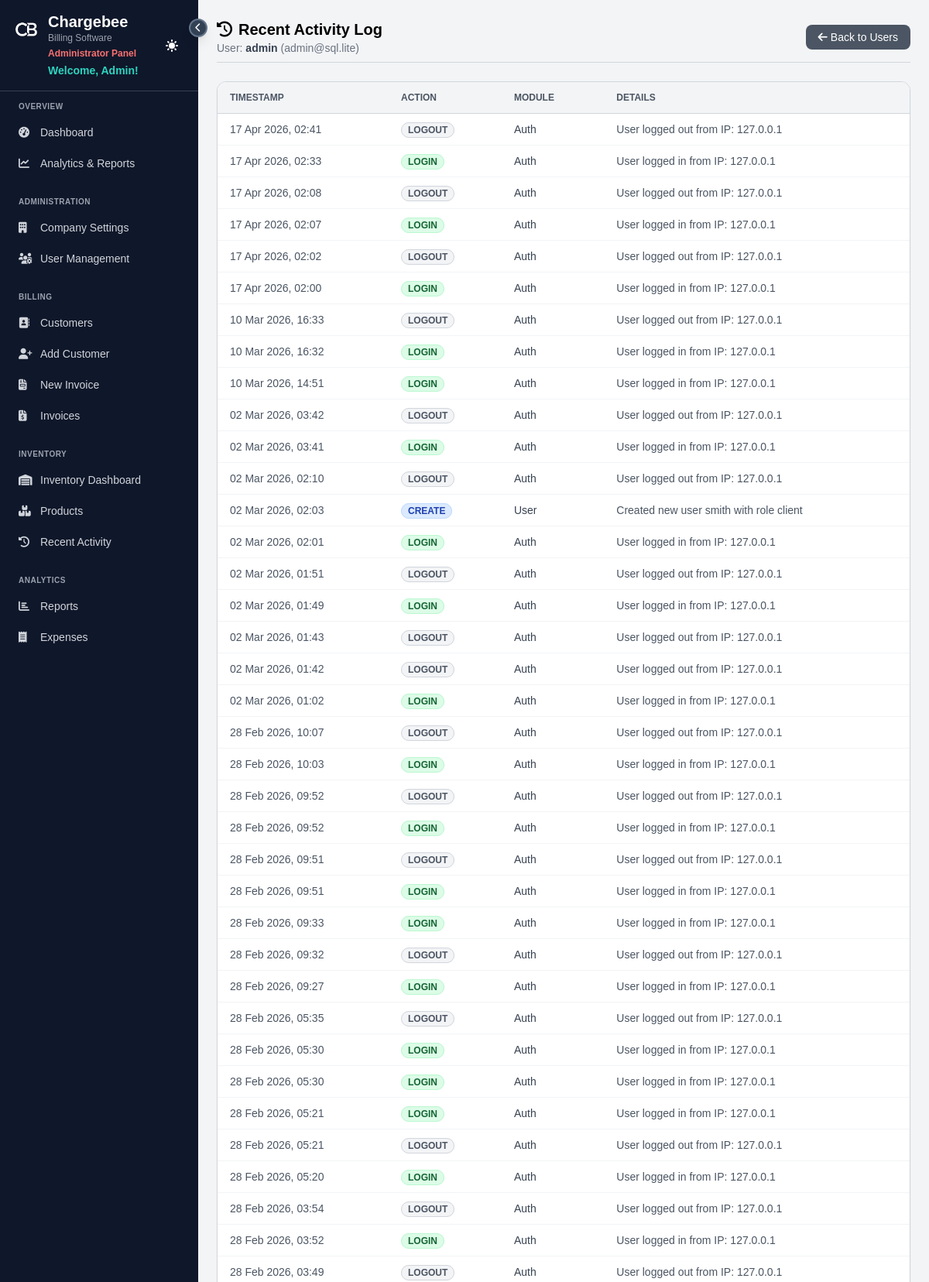
/admin-panel/users/19/activity/ (signed in, upper part), run on the app's committed database.
### BillingSystem/billing/models.py (models this page shows, shortened)
class ActivityLog(models.Model):
    ACTION_CHOICES = [
        ('CREATE', 'Create'),
        ('UPDATE', 'Update'),
        ('DELETE', 'Delete'),
        ('VIEW', 'View'),
        ('LOGIN', 'Login'),
        ('LOGOUT', 'Logout'),
    ]
    user = models.ForeignKey('auth.User', on_delete=models.SET_NULL, null=True, related_name='activity_logs')
    action = models.CharField(max_length=20, choices=ACTION_CHOICES)
    model_name = models.CharField(max_length=100)
    object_id = models.IntegerField(null=True, blank=True)
    object_repr = models.CharField(max_length=200, blank=True)
    timestamp = models.DateTimeField(auto_now_add=True)
    details = models.TextField(blank=True)
    class Meta:
        ordering = ['-timestamp']

### BillingSystem/billing/views.py (the view)
# urls.py: path('admin-panel/users/<int:pk>/activity/', UserActivityView.as_view(), name='user_activity'),
class UserActivityView(LoginRequiredMixin, TemplateView):
    template_name = 'admin_panel/user_activity_log.html'
    def dispatch(self, request, *args, **kwargs):
        if get_user_role_level(request.user) < 2:
            return redirect('dashboard')
        return super().dispatch(request, *args, **kwargs)
    def get_context_data(self, **kwargs):
        context = super().get_context_data(**kwargs)
        user_id = self.kwargs.get('pk')
        target_user = get_object_or_404(User, pk=user_id)
        context['target_user'] = target_user
        context['activities'] = ActivityLog.objects.filter(user=target_user).order_by('-timestamp')
        return context

### BillingSystem/billing/utils.py (called while the page is built)
def get_user_role_level(user):
    try:
        return user.role.role_level
    except:
        if user.is_superuser or user.is_staff:
            return 2
        return 1

### templates/admin_panel/user_activity_log.html (shortened to what this page needs)
{% extends 'general/base.html' %}
{% block content %}
<div class="flex justify-between items-center mb-6 pb-2 border-b border-gray-300 page-header-sticky">
    <div>
        <h2 class="text-xl font-bold"><i class="fas fa-history mr-2"></i>Recent Activity Log</h2>
        <div class="text-sm text-gray-500">User: <span class="font-semibold text-gray-700">{{ target_user.username }}</span> ({{ target_user.email }})</div>
    </div>
    <a href="{% url 'user_management' %}" class="bg-gray-600 hover:bg-gray-700 text-white px-4 py-1.5 text-sm rounded-lg"><i class="fas fa-arrow-left mr-1"></i>Back to Users</a>
</div>
<div class="bg-white border border-gray-300 rounded-xl overflow-hidden shadow-sm">
    <table class="w-full border-collapse">
        <thead>
            <tr class="bg-gray-100 border-b border-gray-300 text-xs uppercase text-gray-600">
                <th class="text-left px-4 py-3">Timestamp</th>
                <th class="text-left px-4 py-3">Action</th>
                <th class="text-left px-4 py-3">Module</th>
                <th class="text-left px-4 py-3">Details</th>
            </tr>
        </thead>
        <tbody>
            {% for log in activities %}
            <tr class="border-b border-gray-100 hover:bg-gray-50 text-sm">
                <td class="px-4 py-2.5 text-gray-600">{{ log.timestamp|date:"d M Y, H:i" }}</td>
                <td class="px-4 py-2.5">
                    {% if log.action == 'LOGIN' %}
                    <span class="bg-green-100 text-green-800 px-2 py-0.5 rounded-full text-xs font-semibold border border-green-200">LOGIN</span>
                    {% elif log.action == 'LOGOUT' %}
                    <span class="bg-gray-100 text-gray-600 px-2 py-0.5 rounded-full text-xs font-semibold border border-gray-300">LOGOUT</span>
                    {% elif log.action == 'DELETE' %}
                    <span class="bg-red-100 text-red-800 px-2 py-0.5 rounded-full text-xs font-semibold border border-red-200">DELETE</span>
                    {% elif log.action == 'CREATE' %}
                    <span class="bg-blue-100 text-blue-800 px-2 py-0.5 rounded-full text-xs font-semibold border border-blue-200">CREATE</span>
                    {% else %}
                    <span class="bg-indigo-50 text-indigo-600 px-2 py-0.5 rounded-full text-xs font-semibold border border-indigo-100">{{ log.action }}</span>
                    {% endif %}
                </td>
                <td class="px-4 py-2.5 font-medium text-gray-700">{{ log.model_name }}</td>
                <td class="px-4 py-2.5 text-gray-600">
                    {% if log.details %}
                    {{ log.details }}
                    {% else %}
                    {{ log.object_repr }}
                    {% endif %}
                </td>
            </tr>
            {% empty %}
            <tr>
                <td colspan="4" class="px-4 py-12 text-center text-gray-500 bg-gray-50">
                    <div class="mb-2">No activity recorded for this user yet.</div>
                </td>
            </tr>
            {% endfor %}
        </tbody>
    </table>
</div>
{% endblock %}

### templates/general/base.html (shortened to what this page needs)
{% load static %}
<!DOCTYPE html>
<html lang="en">
<head>
    <script src="https://cdn.tailwindcss.com"></script>
    <link rel="stylesheet" href="{% static 'css/main.css' %}">
    <link rel="stylesheet" href="https://cdnjs.cloudflare.com/ajax/libs/font-awesome/6.4.0/css/all.min.css">
</head>
<body class="bg-gray-100 h-screen overflow-hidden">
    <div class="flex h-screen">
        <aside id="sidebar" class="{% if user.role.role == 'client' %}bg-indigo-950{% else %}bg-slate-900{% endif %} text-white flex flex-col relative z-50">
            <button id="toggleSidebar" onclick="toggleSidebar()" class="absolute -right-3 top-6 z-50 bg-slate-700 hover:bg-slate-600 text-white w-6 h-6 rounded-full flex items-center justify-center shadow-lg border-2 border-slate-500" title="Toggle Sidebar">
                <i class="fas fa-chevron-left text-xs"></i>
            </button>
            <div class="p-4 border-b border-gray-700 flex justify-between items-center">
                <div class="sidebar-header-content">
                    <a href="{% url 'dashboard' %}" class="hover:opacity-80 transition-opacity flex items-center gap-2.5">
                        <img src="{% static 'favicon.png' %}" alt="CB Logo" class="w-9 h-9 rounded-lg">
                        <div>
                            <h1 class="text-xl font-bold leading-tight">Chargebee</h1>
                            <p class="text-xs text-gray-400">Billing Software</p>
                        </div>
                    </a>
                    <div class="pl-[46px]">
                        {% if user.role.role == 'client' %}
                        <p class="text-xs text-sky-300 font-medium mt-1" style="font-weight: bold;">Client Panel</p>
                        {% elif user.is_superuser %}
                        <p class="text-xs text-red-400 font-medium mt-1" style="font-weight: bold;">Administrator Panel</p>
                        {% endif %}
                        <p class="text-sm text-teal-400 mt-1 font-semibold">Welcome, {{ user.username|title }}!</p>
                    </div>
                </div>
                <div class="sidebar-header-content">
                    <button onclick="toggleTheme()" class="p-2 hover:bg-gray-700 rounded-lg" title="Toggle Theme">
                    </button>
                </div>
            </div>
            <nav class="flex-1 p-3 overflow-y-auto">
                <div class="mb-6">
                    <p class="px-3 text-[10px] font-bold text-gray-400 uppercase tracking-wider mb-2 sidebar-section-title">Overview</p>
                    <a href="{% url 'dashboard' %}" data-tooltip="Dashboard" class="flex items-center px-3 py-2 text-sm {% if request.resolver_match.url_name == 'dashboard' %}bg-gray-700 text-white rounded-lg{% else %}text-gray-300 hover:bg-gray-700 hover:text-white rounded-lg{% endif %}"><i class="fas fa-tachometer-alt w-5 mr-2"></i><span class="sidebar-text">Dashboard</span></a>
                    {% if user.role.role != 'client' %}<a href="{% url 'admin_panel' %}" data-tooltip="Analytics & Reports" class="flex items-center px-3 py-2 text-sm mt-1 {% if request.resolver_match.url_name == 'admin_panel' %}bg-gray-700 text-white rounded-lg{% else %}text-gray-300 hover:bg-gray-700 hover:text-white rounded-lg{% endif %}"><i class="fas fa-chart-line w-5 mr-2"></i><span class="sidebar-text">Analytics & Reports</span></a>{% endif %}
                </div>
                {% if user.is_superuser %}
                <div class="mb-6">
                    <p class="px-3 text-[10px] font-bold text-gray-400 uppercase tracking-wider mb-2 sidebar-section-title">Administration</p>
                    <a href="{% url 'company_settings' %}" data-tooltip="Company Settings" class="flex items-center px-3 py-2 text-sm mt-1 {% if request.resolver_match.url_name == 'company_settings' %}bg-gray-700 text-white rounded-lg{% else %}text-gray-300 hover:bg-gray-700 hover:text-white rounded-lg{% endif %}"><i class="fas fa-building w-5 mr-2"></i><span class="sidebar-text">Company Settings</span></a>
                    <a href="{% url 'user_management' %}" data-tooltip="User Management" class="flex items-center px-3 py-2 text-sm mt-1 {% if request.resolver_match.url_name in 'user_management,user_create,user_update' %}bg-gray-700 text-white rounded-lg{% else %}text-gray-300 hover:bg-gray-700 hover:text-white rounded-lg{% endif %}"><i class="fas fa-users-cog w-5 mr-2"></i><span class="sidebar-text">User Management</span></a>
                </div>
                {% endif %}
                <div class="mb-6">
                    <p class="px-3 text-[10px] font-bold text-gray-400 uppercase tracking-wider mb-2 sidebar-section-title">Billing</p>
                    {% if not user.role.role == 'client' %}
                    <a href="{% url 'customer_list' %}" data-tooltip="Customers" class="flex items-center px-3 py-2 text-sm mt-1 {% if request.resolver_match.url_name == 'customer_list' %}bg-gray-700 text-white rounded-lg{% else %}text-gray-300 hover:bg-gray-700 hover:text-white rounded-lg{% endif %}"><i class="fas fa-address-book w-5 mr-2"></i><span class="sidebar-text">Customers</span></a>
                    <a href="{% url 'customer_create' %}" data-tooltip="Add Customer" class="flex items-center px-3 py-2 text-sm mt-1 {% if request.resolver_match.url_name == 'customer_create' %}bg-gray-700 text-white rounded-lg{% else %}text-gray-300 hover:bg-gray-700 hover:text-white rounded-lg{% endif %}"><i class="fas fa-user-plus w-5 mr-2"></i><span class="sidebar-text">Add Customer</span></a>
                    <a href="{% url 'invoice_create' %}" data-tooltip="New Invoice" class="flex items-center px-3 py-2 text-sm mt-1 {% if request.resolver_match.url_name == 'invoice_create' %}bg-gray-700 text-white rounded-lg{% else %}text-gray-300 hover:bg-gray-700 hover:text-white rounded-lg{% endif %}"><i class="fas fa-file-invoice w-5 mr-2"></i><span class="sidebar-text">New Invoice</span></a>
                    {% endif %}
                    <a href="{% url 'invoice_list' %}" data-tooltip="Invoices" class="flex items-center px-3 py-2 text-sm mt-1 {% if 'invoices' in request.path and request.resolver_match.url_name != 'invoice_create' %}bg-gray-700 text-white rounded-lg{% else %}text-gray-300 hover:bg-gray-700 hover:text-white rounded-lg{% endif %}"><i class="fas fa-file-invoice-dollar w-5 mr-2"></i><span class="sidebar-text">Invoices</span></a>
                </div>
                <div class="mb-6">
                    <p class="px-3 text-[10px] font-bold text-gray-400 uppercase tracking-wider mb-2 sidebar-section-title">Inventory</p>
                    {% if not user.role.role == 'client' %}
                    <a href="{% url 'inventory_dashboard' %}" data-tooltip="Inventory Dashboard" class="flex items-center px-3 py-2 text-sm mt-1 {% if request.resolver_match.url_name == 'inventory_dashboard' %}bg-gray-700 text-white rounded-lg{% else %}text-gray-300 hover:bg-gray-700 hover:text-white rounded-lg{% endif %}"><i class="fas fa-warehouse w-5 mr-2"></i><span class="sidebar-text">Inventory Dashboard</span></a>
                    {% endif %}
                    <a href="{% url 'product_list' %}" data-tooltip="Products" class="flex items-center px-3 py-2 text-sm mt-1 {% if 'products' in request.path %}bg-gray-700 text-white rounded-lg{% else %}text-gray-300 hover:bg-gray-700 hover:text-white rounded-lg{% endif %}"><i class="fas fa-boxes w-5 mr-2"></i><span class="sidebar-text">Products</span></a>
                    {% if not user.role.role == 'client' %}
                    <a href="{% url 'recent_activity' %}" data-tooltip="Recent Activity" class="flex items-center px-3 py-2 text-sm mt-1 {% if request.resolver_match.url_name == 'recent_activity' %}bg-gray-700 text-white rounded-lg{% else %}text-gray-300 hover:bg-gray-700 hover:text-white rounded-lg{% endif %}"><i class="fas fa-history w-5 mr-2"></i><span class="sidebar-text">Recent Activity</span></a>
                    {% endif %}
                </div>
                {% if not user.role.role == 'client' %}
                <div class="mb-6">
                    <p class="px-3 text-[10px] font-bold text-gray-400 uppercase tracking-wider mb-2 sidebar-section-title">Analytics</p>
                    <a href="{% url 'reports' %}" data-tooltip="Reports" class="flex items-center px-3 py-2 text-sm mt-1 {% if request.resolver_match.url_name == 'reports' %}bg-gray-700 text-white rounded-lg{% else %}text-gray-300 hover:bg-gray-700 hover:text-white rounded-lg{% endif %}"><i class="fas fa-chart-bar w-5 mr-2"></i><span class="sidebar-text">Reports</span></a>
                    <a href="{% url 'expense_list' %}" data-tooltip="Expenses" class="flex items-center px-3 py-2 text-sm mt-1 {% if 'expenses' in request.path %}bg-gray-700 text-white rounded-lg{% else %}text-gray-300 hover:bg-gray-700 hover:text-white rounded-lg{% endif %}"><i class="fas fa-receipt w-5 mr-2"></i><span class="sidebar-text">Expenses</span></a>
                </div>
                {% endif %}
            </nav>
        </aside>
        <main class="flex-1 overflow-y-auto">
            <div class="p-6">
                {% block content %}
                {% endblock %}
            </div>
        </main>
    </div>
</body>
</html>

### static/css/main.css (style rules this page uses)
body { font-family: Arial, sans-serif; font-size: 13px; }
table { font-size: 12px; }
.page-header-sticky { position: sticky; top: 0; z-index: 40; background-color: #f3f4f6; margin-top: -1.5rem; padding-top: 1.5rem; }

### templates/general/base.html (style rules this page uses)
body { transition: background-color 0.3s ease, color 0.3s ease; }
#sidebar { width: 256px; min-width: 256px; transition: width 0.3s cubic-bezier(0.4, 0, 0.2, 1), min-width 0.3s cubic-bezier(0.4, 0, 0.2, 1); }
#sidebar .sidebar-text { opacity: 1; transition: opacity 0.2s ease 0.1s; white-space: nowrap; }
#sidebar .sidebar-header-content { opacity: 1; visibility: visible; transition: opacity 0.2s ease 0.1s, visibility 0s linear 0s; white-space: nowrap; overflow: hidden; }
#sidebar .sidebar-section-title { opacity: 1; transition: opacity 0.2s ease 0.1s; white-space: nowrap; overflow: hidden; }
#toggleSidebar { transition: transform 0.3s ease; }

### data on the page
ActivityLog: timestamp "17 Apr 2026, 02:41", action "LOGOUT", model_name "Auth", details "User logged out from IP: 127.0.0.1"
ActivityLog: timestamp "17 Apr 2026, 02:33", action "LOGIN", model_name "Auth", details "User logged in from IP: 127.0.0.1"
ActivityLog: timestamp "17 Apr 2026, 02:08", action "LOGOUT", model_name "Auth", details "User logged out from IP: 127.0.0.1"
ActivityLog: timestamp "17 Apr 2026, 02:07", action "LOGIN", model_name "Auth", details "User logged in from IP: 127.0.0.1"
ActivityLog: timestamp "17 Apr 2026, 02:02", action "LOGOUT", model_name "Auth", details "User logged out from IP: 127.0.0.1"
ActivityLog: timestamp "17 Apr 2026, 02:00", action "LOGIN", model_name "Auth", details "User logged in from IP: 127.0.0.1"
ActivityLog: timestamp "10 Mar 2026, 16:33", action "LOGOUT", model_name "Auth", details "User logged out from IP: 127.0.0.1"
ActivityLog: timestamp "10 Mar 2026, 16:32", action "LOGIN", model_name "Auth", details "User logged in from IP: 127.0.0.1"
ActivityLog: timestamp "10 Mar 2026, 14:51", action "LOGIN", model_name "Auth", details "User logged in from IP: 127.0.0.1"
ActivityLog: timestamp "02 Mar 2026, 03:42", action "LOGOUT", model_name "Auth", details "User logged out from IP: 127.0.0.1"
ActivityLog: timestamp "02 Mar 2026, 03:41", action "LOGIN", model_name "Auth", details "User logged in from IP: 127.0.0.1"
ActivityLog: timestamp "02 Mar 2026, 02:10", action "LOGOUT", model_name "Auth", details "User logged out from IP: 127.0.0.1"
ActivityLog: timestamp "02 Mar 2026, 02:03", action "CREATE", model_name "User", details "Created new user smith with role client"
ActivityLog: timestamp "02 Mar 2026, 02:01", action "LOGIN", model_name "Auth", details "User logged in from IP: 127.0.0.1"
ActivityLog: timestamp "02 Mar 2026, 01:51", action "LOGOUT", model_name "Auth", details "User logged out from IP: 127.0.0.1"
ActivityLog: timestamp "02 Mar 2026, 01:49", action "LOGIN", model_name "Auth", details "User logged in from IP: 127.0.0.1"
ActivityLog: timestamp "02 Mar 2026, 01:43", action "LOGOUT", model_name "Auth", details "User logged out from IP: 127.0.0.1"
ActivityLog: timestamp "02 Mar 2026, 01:42", action "LOGOUT", model_name "Auth", details "User logged out from IP: 127.0.0.1"
ActivityLog: timestamp "02 Mar 2026, 01:02", action "LOGIN", model_name "Auth", details "User logged in from IP: 127.0.0.1"
ActivityLog: timestamp "28 Feb 2026, 10:07", action "LOGOUT", model_name "Auth", details "User logged out from IP: 127.0.0.1"
ActivityLog: timestamp "28 Feb 2026, 10:03", action "LOGIN", model_name "Auth", details "User logged in from IP: 127.0.0.1"
ActivityLog: timestamp "28 Feb 2026, 09:52", action "LOGOUT", model_name "Auth", details "User logged out from IP: 127.0.0.1"
ActivityLog: timestamp "28 Feb 2026, 09:52", action "LOGIN", model_name "Auth", details "User logged in from IP: 127.0.0.1"
ActivityLog: timestamp "28 Feb 2026, 09:51", action "LOGOUT", model_name "Auth", details "User logged out from IP: 127.0.0.1"
ActivityLog: timestamp "28 Feb 2026, 09:51", action "LOGIN", model_name "Auth", details "User logged in from IP: 127.0.0.1"
ActivityLog: timestamp "28 Feb 2026, 09:33", action "LOGIN", model_name "Auth", details "User logged in from IP: 127.0.0.1"
ActivityLog: timestamp "28 Feb 2026, 09:32", action "LOGOUT", model_name "Auth", details "User logged out from IP: 127.0.0.1"
ActivityLog: timestamp "28 Feb 2026, 09:27", action "LOGIN", model_name "Auth", details "User logged in from IP: 127.0.0.1"
ActivityLog: timestamp "28 Feb 2026, 05:35", action "LOGOUT", model_name "Auth", details "User logged out from IP: 127.0.0.1"
ActivityLog: timestamp "28 Feb 2026, 05:30", action "LOGIN", model_name "Auth", details "User logged in from IP: 127.0.0.1"
ActivityLog: timestamp "28 Feb 2026, 05:30", action "LOGIN", model_name "Auth", details "User logged in from IP: 127.0.0.1"
ActivityLog: timestamp "28 Feb 2026, 05:21", action "LOGIN", model_name "Auth", details "User logged in from IP: 127.0.0.1"
ActivityLog: timestamp "28 Feb 2026, 05:21", action "LOGOUT", model_name "Auth", details "User logged out from IP: 127.0.0.1"
ActivityLog: timestamp "28 Feb 2026, 05:20", action "LOGIN", model_name "Auth", details "User logged in from IP: 127.0.0.1"
ActivityLog: timestamp "28 Feb 2026, 03:54", action "LOGOUT", model_name "Auth", details "User logged out from IP: 127.0.0.1"
ActivityLog: timestamp "28 Feb 2026, 03:52", action "LOGIN", model_name "Auth", details "User logged in from IP: 127.0.0.1"
ActivityLog: timestamp "28 Feb 2026, 03:49", action "LOGOUT", model_name "Auth", details "User logged out from IP: 127.0.0.1"

### other printed values
{{ user.username|title }} "Admin"
{{ target_user.username }} "admin"
{{ target_user.email }} "admin@sql.lite"
